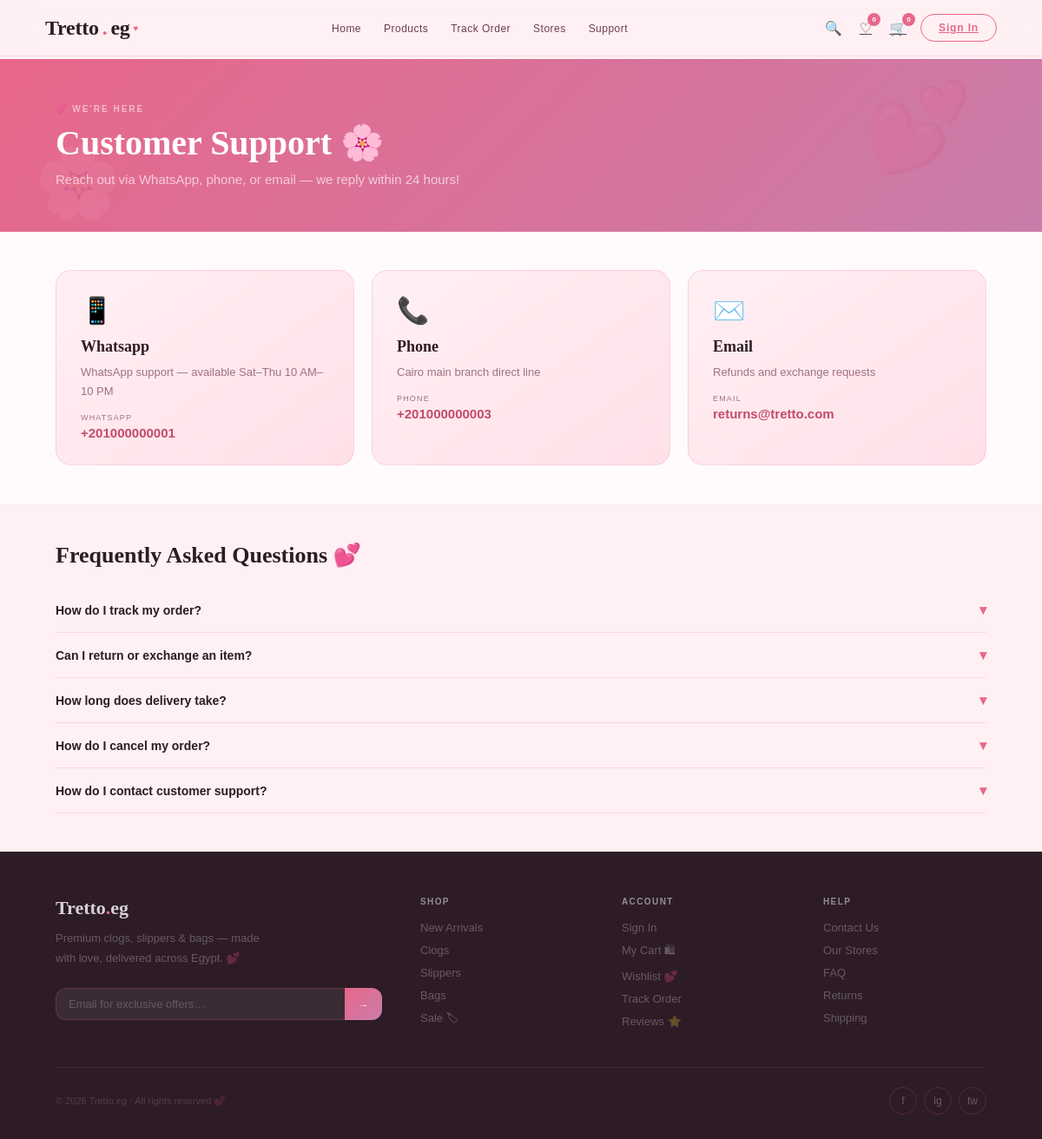
The page /MVC/View/GUI/support.php on the database as committed earlier.
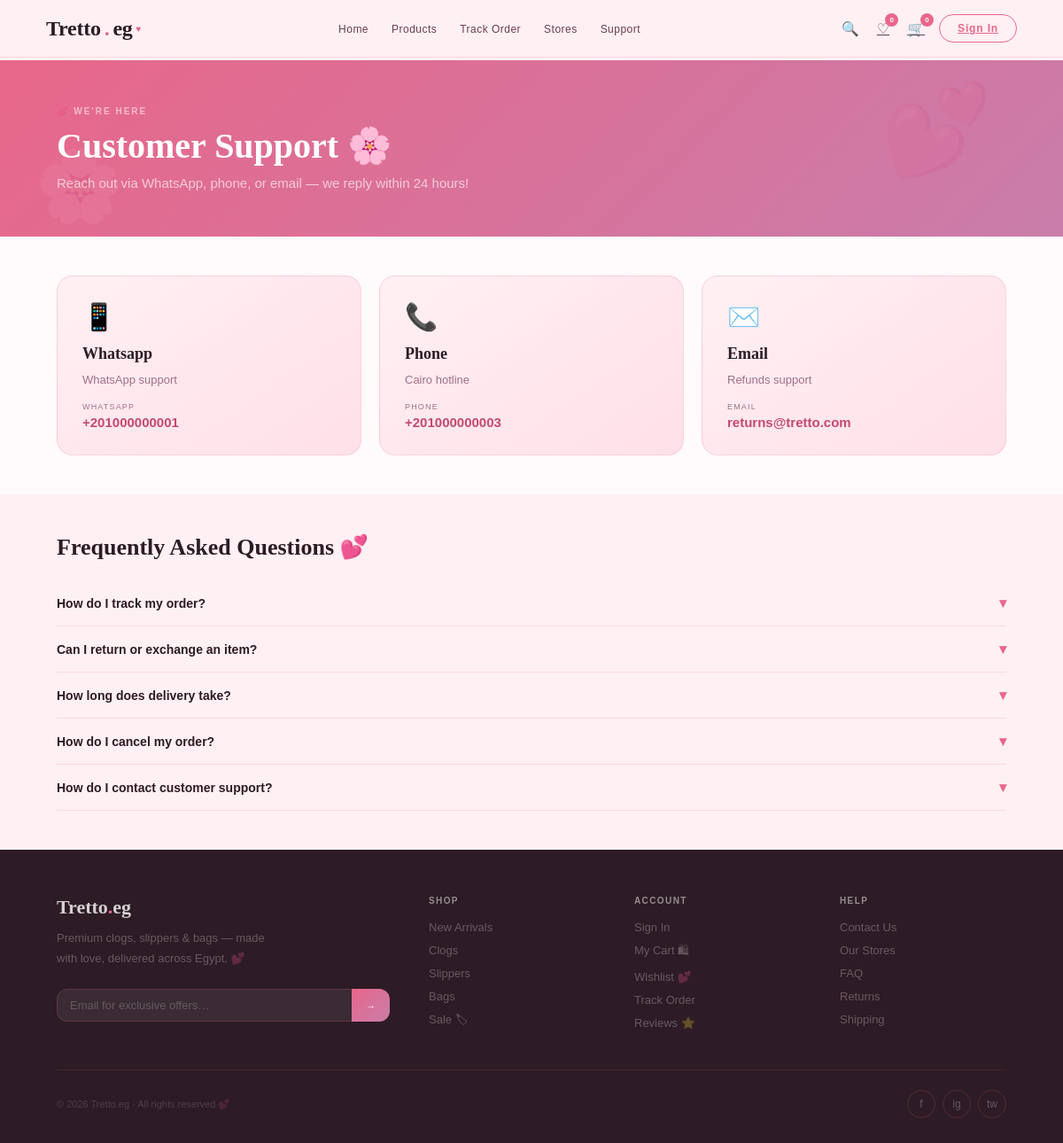
The same page on the database as committed later.
### tables this page shows
CREATE TABLE support_contacts (
    id INT PRIMARY KEY AUTO_INCREMENT,
    type ENUM('whatsapp','phone','email'),
    value VARCHAR(255),
    description TEXT,
    created_at TIMESTAMP DEFAULT CURRENT_TIMESTAMP
);

### MVC/Controller/support_Controller.php (called while the page is built)
<?php
require_once __DIR__ . '/../../db.php';
require_once __DIR__ . '/../Model/support.php';
class SupportController
{
    private $model;
    public function __construct()
    {
        $this->model = new SupportModel();
    }
    public function loadPage()
    {
        return [
            'supportResult' => $this->model->getContacts(),
            'faqResult' => $this->model->getFAQ(),
        ];
    }
}

### MVC/Model/support.php (called while the page is built)
<?php
class SupportModel
{
    public $db;
    public function __construct()
    {
        global $conn;
        $this->db = $conn;
    }
    public function getContacts()
    {
        return $this->db->query("SELECT * FROM support_contacts ORDER BY id ASC");
    }
    public function getFAQ()
    {
        return $this->db->query("SELECT * FROM faq ORDER BY id ASC");
    }
}

### MVC/View/GUI/support.php (the view, shortened to what this page needs)
<?php
require_once __DIR__ . '/../../Controller/support_Controller.php';
$controller = new SupportController();
$data = $controller->loadPage();
$supportResult = $data['supportResult'];
$faqResult = $data['faqResult'];
?>
<!DOCTYPE html>
<html lang="en">
<head>
    <link rel="stylesheet" href="../css/navbar.css">
    <link rel="stylesheet" href="../css/main.css">
    <link rel="stylesheet" href="../css/support.css">
</head>
<body>
    <?php include 'component/navbar.php'; ?>
    <div class="page" id="page-support">
        <div class="support-hero">
            <div class="sec-tag" style="color:rgba(255,255,255,.55)">
                💕 We're Here
            </div>
            <div class="support-hero-title">
                Customer Support 🌸
            </div>
            <div class="support-hero-sub">
                Reach out via WhatsApp, phone, or email — we reply within 24 hours!
            </div>
        </div>
        <div class="support-cards">
            <?php if ($supportResult && $supportResult->num_rows > 0): ?>
                <?php while ($row = $supportResult->fetch_assoc()): ?>
                    <div class="sup-card">
                        <div class="sup-icon">
                            <?php
                            if ($row['type'] == 'whatsapp')
                                echo "📱";
                            elseif ($row['type'] == 'phone')
                                echo "📞";
                            else
                                echo "✉️";
                            ?>
                        </div>
                        <div class="sup-title">
                            <?php echo ucfirst($row['type']); ?>
                        </div>
                        <div class="sup-txt">
                            <?php echo $row['description']; ?>
                        </div>
                        <div class="sup-lbl">
                            <?php echo ucfirst($row['type']); ?>
                        </div>
                        <div class="sup-contact">
                            <?php echo $row['value']; ?>
                        </div>
                    </div>
                <?php endwhile; ?>
            <?php else: ?>
                <p style="color:white;">No support data found</p>
            <?php endif; ?>
        </div>
        <div class="faq-section">
            <div class="faq-title">
                Frequently Asked Questions 💕
            </div>
            <?php if ($faqResult && $faqResult->num_rows > 0): ?>
                <?php while ($faq = $faqResult->fetch_assoc()): ?>
                    <div class="faq-item" onclick="toggleFaq(this)">
                        <div class="faq-q">
                            <?php echo $faq['question']; ?>
                            <span class="faq-arrow">▾</span>
                        </div>
                    </div>
                <?php endwhile; ?>
            <?php else: ?>
                <p style="color:white;">No FAQ found</p>
            <?php endif; ?>
        </div>
    </div>
    <?php include 'component/footer.php'; ?>
</body>
</html>

Rows that differ between the two databases and show on the page:
changed support_contacts "Whatsapp": description "WhatsApp support — available Sat–Thu 10 AM–10 PM" → "WhatsApp support"
changed support_contacts "Phone": description "Cairo main branch direct line" → "Cairo hotline"
changed support_contacts "Email": description "Refunds and exchange requests" → "Refunds support"
